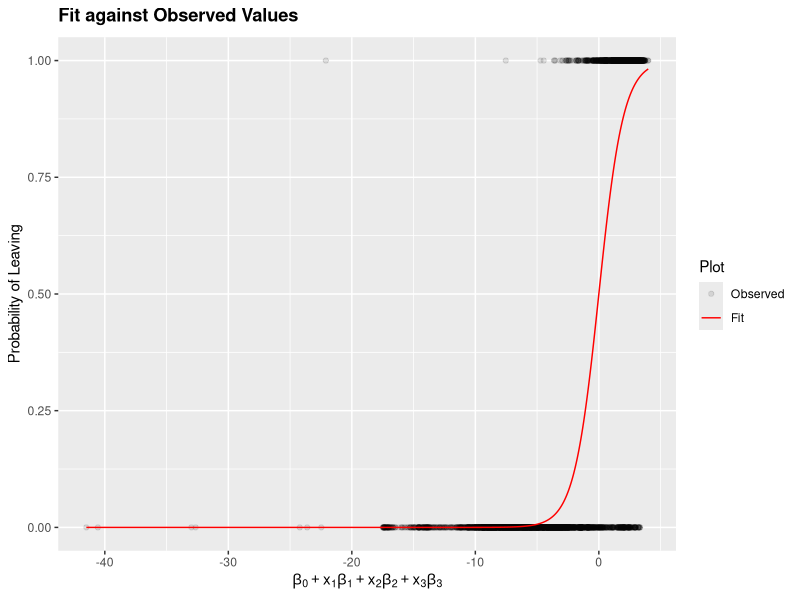

This chart was generated by the following R code:
## ---- chunk 1
library(ggplot2)
## ---- chunk 2
hrData <- read.csv("HR_Extract_Emp.csv")
## ---- chunk 3
hrData$SALARY <- hrData$SALARY/1000
hrData <- hrData[which(hrData$SALARY < 2000),]
hrData$SERVICE_YEARS <- round(hrData$SERVICE_DAYS/365,2)
hrData$WEEKLY_HOURS <- hrData$HOURS
hrData <- hrData[which(!is.na(hrData$WEEKLY_HOURS)),]
## ---- chunk 4
model0 <- glm(LEAVE_FLAG ~ SALARY + 
                      SERVICE_YEARS + 
                      AGE + 
                      WEEKLY_HOURS, data = hrData, family = "binomial")
rawCoefs0 <- summary(model0)$coefficients
expCoefs0 <- exp(model0$coefficients)

print(rawCoefs0)
## ---- chunk 5
model1 <- glm(LEAVE_FLAG ~ 
                      SERVICE_YEARS + 
                      AGE + 
                      WEEKLY_HOURS, data = hrData, family = "binomial")
rawCoefs1 <- summary(model1)$coefficients
print(rawCoefs1)
expCoefs1 <- exp(model1$coefficients)
print(expCoefs1)
confInts1 <- exp(confint(model1))
print(confInts1)
## ---- chunk 6
betaF <- 0
betaF[1] <- format(rawCoefs1[1], digits = 2)
betaF[2] <- format(rawCoefs1[2], digits = 2)
betaF[3] <- format(rawCoefs1[3], digits = 2)
betaF[4] <- format(rawCoefs1[4], digits = 2)
## ---- chunk 7
beta0 <- summary(model1)$coefficients[1]
beta1 <- summary(model1)$coefficients[2]
beta2 <- summary(model1)$coefficients[3]
beta3 <- summary(model1)$coefficients[4]

x1 <- hrData$SERVICE_YEARS
x2 <- hrData$AGE
x3 <- hrData$WEEKLY_HOURS

gamma <- beta0 + beta1*x1 + beta2*x2 + beta3*x3

y_fit <- exp(gamma) / (1 + exp(gamma))
y_obs <- hrData$LEAVE_FLAG

plotDF <- data.frame(gamma = gamma, y_obs = y_obs, y_fit = y_fit)
g <-  ggplot() + 
      geom_point(data = plotDF, aes(x = gamma, y = y_obs, col = "1"), 
                 alpha = 0.1) + 
      geom_line(data = plotDF, aes(x = gamma, y = y_fit, col = "2")) + 
      labs(title=expression(bold("Fit against Observed Values")),
           x=expression(beta[0]+x[1]*beta[1]+x[2]*beta[2]+x[3]*beta[3]), 
           y="Probability of Leaving") +
      scale_colour_manual(name = "Plot",
                          values =c('black', 'red'), 
                          labels = c('Observed', 'Fit'))
plot(g)
## ---- chunk 8
hrData$P_Leave <- y_fit

p90 <- sum(hrData[which(hrData$P_Leave >= 0.9), "LEAVE_FLAG"])/
      length(hrData[which(hrData$P_Leave >= 0.9), "LEAVE_FLAG"]) * 100
p70 <- sum(hrData[which(hrData$P_Leave >= 0.7), "LEAVE_FLAG"])/
      length(hrData[which(hrData$P_Leave >= 0.7), "LEAVE_FLAG"]) * 100
